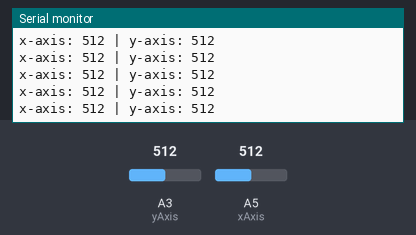
A sketch run on a simulated Arduino Uno, built with avr-gcc and run on an emulated ATmega328P. Parts: the last lines printed to the serial monitor. The test bench sets the inputs (shaded band); at power-on: A3 (yAxis) = 512, A5 (xAxis) = 512. No radio packets arrive unless stated.

Above: at 1.2 s.
1.3 s: A3 (yAxis) set to 11
At 2.2 s:
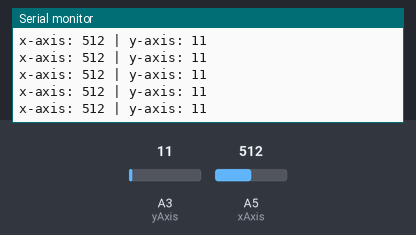
4.3 s: A3 (yAxis) set to 8
At 5.1 s:
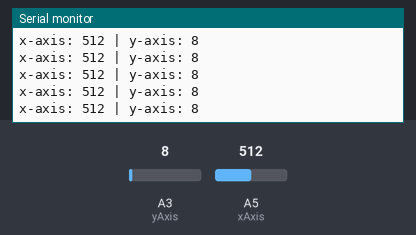
7.3 s: A5 (xAxis) set to 992
At 7.9 s:
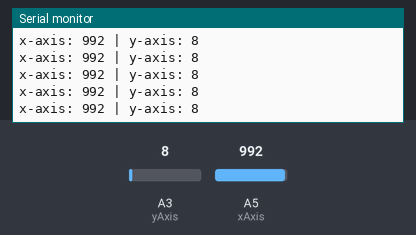
8.8 s: A5 (xAxis) set to 1011
At 9.5 s:
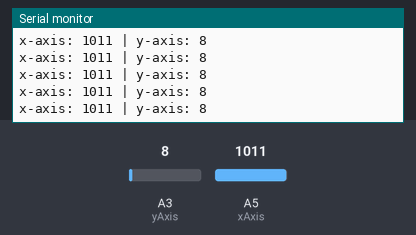
10.3 s: A5 (xAxis) set to 110
At 11.2 s:
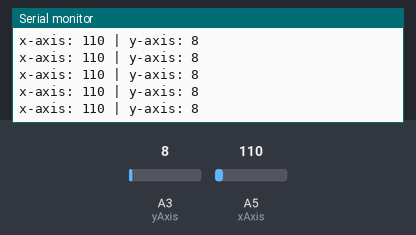
11.8 s: A5 (xAxis) set to 92
At 12.8 s:
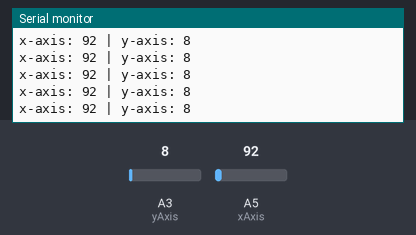
Timing chart, 0 to 14.8 s (numbered marks = the images above; inputs shaded):
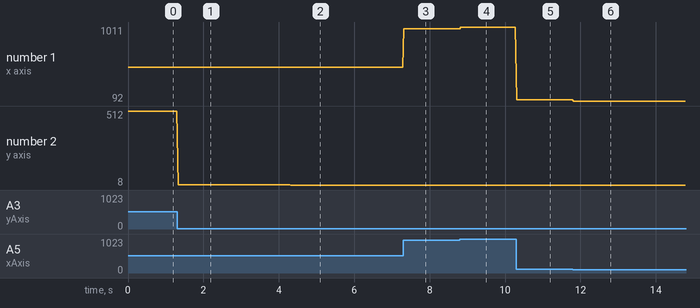

The sketch:

TRANSMITTER.ino
```cpp
//Ollie, 29/01/2025
//Practicing wireless communication using joystick and servo

//Code for Arduino UNO transmitter

//importing libraries---------------------------

//INSTALL LIBRARIES FROM: https://github.com/nRF24/RF24

#include <SPI.h>
#include <nRF24L01.h>
#include <RF24.h>

//--------------------------

//starting radio object of class RF24
RF24 radio(9, 8); //CE and CSN connected to digital pins 9 and 8 respectively

//channel/pipe address which RF24 modules agree to commuicate through (SAME ACROSS TRANSMITTER AND RECEIVER CODE)
const byte address[6] = "TEAM2"; //This address can be any 5 charcter string e.g. "123AB"


//pin definitions for joystick
const int xAxis = A5;
const int yAxis = A3;

//variables to store joystick values
int xVal;
int yVal;

//variables for servo motor
int mapVal = 5; //holds mapped angle change before sign is added
int angleChange = 0; //hold how much angle will be changed in this iteration
int servoAngle = 90; //initially at 90 degrees

void setup()
{

  //open serial monitor
  Serial.begin(9600);

  //joystick pins as inputs
  pinMode(xAxis, INPUT);
  pinMode(yAxis, INPUT);

  //beginning radio communication
  radio.begin();
  //setting radio channel using previously defined channel address
  radio.openWritingPipe(address); //writing pipe because this is transmitter code
  //setting power amplifier level. For this test setting to min, but if using higher value in robot to increase range consider adding bypass capacitor between +3.3V and GND to stabilise voltage
  radio.setPALevel(RF24_PA_MIN);
  //setting this module as the transmitter:
  radio.stopListening();


}

void loop()
{

  //Reading joystick values
  xVal = analogRead(xAxis);
  yVal = analogRead(yAxis);


  //printing joystick values to serial monitor for debugging
  char buffer[50];
  sprintf(buffer, "x-axis: %d | y-axis: %d", xVal, yVal);
  Serial.println(buffer);


  //mapping y-axis value to a change in angle of fixed servo
  mapVal = map(yVal, 0, 1023, 0, 20);
  //if mapVal==(9, 10, 11) no change in servo angle is required since joystick is in neutral position.
  if(mapVal<9) //if joystick has been pushed up, increase servo angle
  {
    angleChange = 10 - mapVal; //greatest angle change when joystick is pushed entirely upwards
    servoAngle = servoAngle + angleChange; //upwards should increase servo angle
  }
  else if(mapVal>11) //if joystick is pushed downwards
  {
    angleChange = mapVal - 10; //greatest angle change when joystick is pushed entirely downwards
    servoAngle = servoAngle - angleChange; //downwards should decrease servo angle
  }

  //creating a maximum and minimum value for servo angle
  if(servoAngle>180) //setting max angle of 180 degrees
  {
    servoAngle = 180;
  }
  if(servoAngle<0) //setting minimum value of 0 degrees
  {
    servoAngle = 0;
  }


  //sending this servo angle value to the receiver
  radio.write(&servoAngle, sizeof(servoAngle));


  delay(30); //wait before sending next change to servo angle

  //Serial.println(servoAngle); //printing servo angle to serial monitor for debugging

}
```

Measured:
- after the input at 1.3 s, the serial monitor: prints a new line at once (image 1)
- after the input at 4.3 s, the serial monitor: prints a new line at once (image 2)
- after the input at 7.3 s, the serial monitor: prints a new line at once (image 3)
- after the input at 8.8 s, the serial monitor: prints a new line at once (image 4)
- after the input at 10.3 s, the serial monitor: prints a new line at once (image 5)
- after the input at 11.8 s, the serial monitor: prints a new line at once (image 6)
- plotted number 1: 512 → 992 after the input at 7.3 s, 992 → 1011 after the input at 8.8 s, 1011 → 110 after the input at 10.3 s, 110 → 92 after the input at 11.8 s
- plotted number 2: 512 → 11 after the input at 1.3 s, 11 → 8 after the input at 4.3 s
